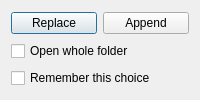
<?xml version="1.0" encoding="UTF-8"?>
<ui version="4.0">
 <class>OpenDialog</class>
 <widget class="QDialog" name="OpenDialog">
  <property name="windowTitle">
   <string>Opening options</string>
  </property>
  <layout class="QVBoxLayout" name="mainLayout">
   <item>
    <layout class="QHBoxLayout" name="buttonsLayout">
     <item>
      <widget class="QPushButton" name="replaceButton">
       <property name="text">
        <string>Replace</string>
       </property>
      </widget>
     </item>
     <item>
      <widget class="QPushButton" name="appendButton">
       <property name="text">
        <string>Append</string>
       </property>
      </widget>
     </item>
    </layout>
   </item>
   <item>
    <widget class="QCheckBox" name="folderCheckBox">
     <property name="text">
      <string>Open whole folder</string>
     </property>
    </widget>
   </item>
   <item>
    <widget class="QCheckBox" name="rememberCheckBox">
     <property name="text">
      <string>Remember this choice</string>
     </property>
    </widget>
   </item>
  </layout>
 </widget>
 <resources/>
 <connections/>
</ui>
